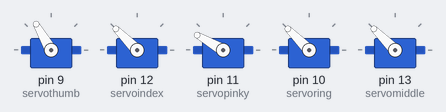
The sketch below on a simulated Arduino Uno, built with avr-gcc and run on an emulated ATmega328P. Shown: 5 × servo.

Above: at 0.1 s.
Timing chart, 0 to 1.6 s (numbered marks = the images above):
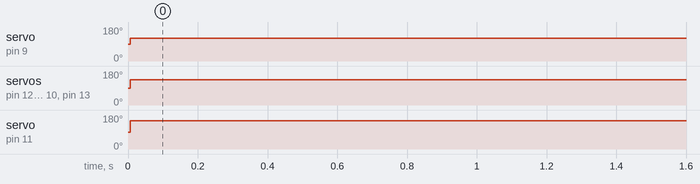

The sketch:

arduino_side.ino
```cpp
#include <Servo.h>

Servo servothumb;
Servo servoindex;
Servo servomiddle;
Servo servoring;
Servo servopinky;


char number[50];
char c;
int state = 0;
String myStringRec;
int stringCounter = 0;
bool stringCounterStart = false;
String myRevivedString;
int stringLength = 6;

int servoPinky,servoMiddle,servoIndex,servoThumb,servoRing;
int myVals[] ={2,2,2,2,2} ;

void receiveData() {
  int i = 0;
  while (Serial.available()) {
   char c = Serial.read();

    if (c == '$') {
      stringCounterStart = true;
    }
    if (stringCounterStart == true )
    {
      if (stringCounter < stringLength)
      {
        myRevivedString = String(myRevivedString + c);
        stringCounter++;
      }
      if (stringCounter >= stringLength) {
        stringCounter = 0; stringCounterStart = false;
        servoPinky = myRevivedString.substring(1, 2).toInt();
        servoRing = myRevivedString.substring(2, 3).toInt();
        servoMiddle = myRevivedString.substring(3, 4).toInt();
        servoIndex = myRevivedString.substring(4, 5).toInt();
        servoThumb = myRevivedString.substring(5, 6).toInt();
//        Serial.print(servoPinky);
//        Serial.print(" ");
//        Serial.print(servoRing);
//        Serial.print(" ");
//        Serial.print(servoMiddle);
//        Serial.print(" ");
//        Serial.print(servoIndex);
//        Serial.print(" ");
//        Serial.println(servoThumb);
        myRevivedString = "";
      }
    }
  }
}


void setup() {

  Serial.begin(9600);
  servothumb.attach(9);
  servoindex.attach(12);
  servopinky.attach(11);
  servoring.attach(10);
  servomiddle.attach(13);
  delay(5);


}

void loop() {

receiveData();
if (servoPinky ==0){  servopinky.write(150);}else if (servoPinky ==1){servopinky.write(45);}else{servopinky.write(0);delay(10);}
if (servoIndex ==0){  servoindex.write(135);}else if(servoIndex ==1){servoindex.write(45);}else{servoindex.write(0);delay(10);}
if (servoMiddle ==0){  servomiddle.write(135);}else if(servoMiddle ==1){servomiddle.write(45);}else{servomiddle.write(0);delay(10);}
if (servoThumb ==0){  servothumb.write(120);}else if(servoThumb ==1){servothumb.write(45);}else{servothumb.write(0);delay(10);}
if (servoRing ==0){  servoring.write(135);}else if(servoRing ==1){servoring.write(45);}else{servoring.write(0);delay(10);}
}
```

Measured:
- by itself, servo on pin 9 (servothumb): 90° → 120° at 0.01 s
- by itself, servo on pin 12 (servoindex), servo on pin 10 (servoring), servo on pin 13 (servomiddle): 90° → 135° at 0.01 s
- by itself, servo on pin 11 (servopinky): 90° → 150° at 0.01 s
